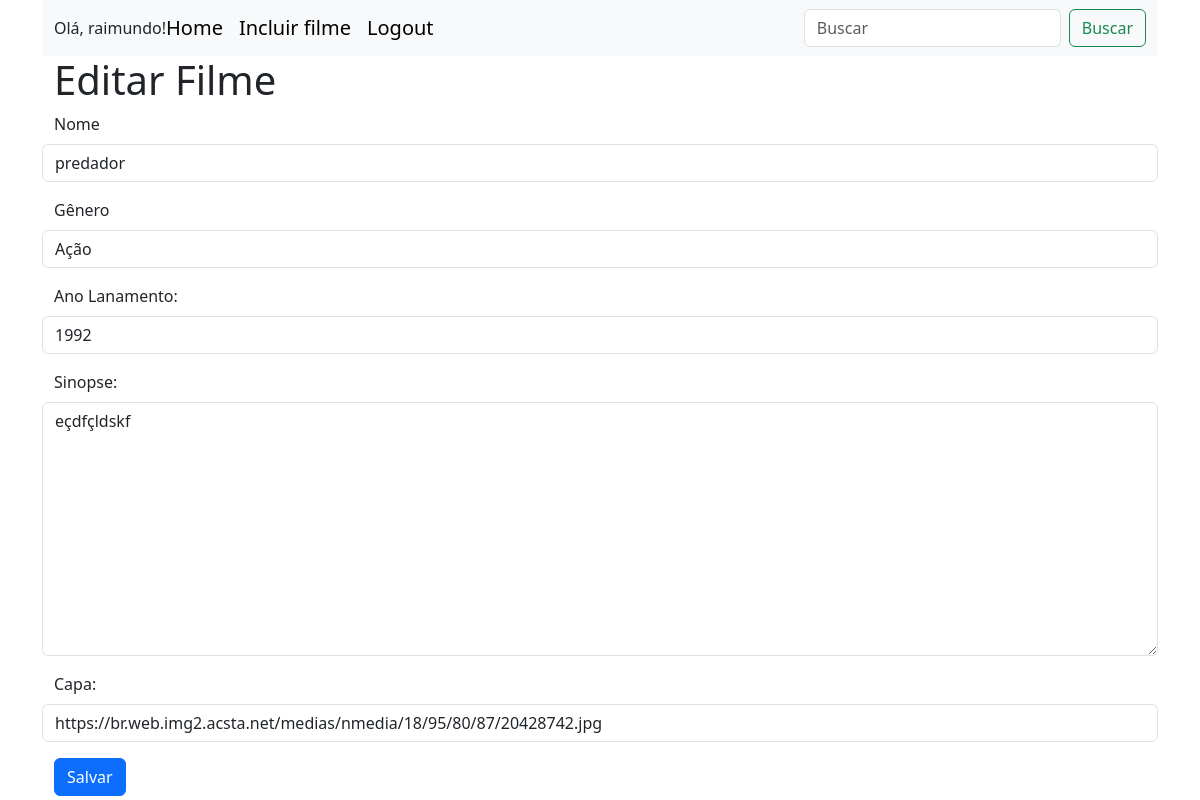
The app's page /edit_filmes/2 (signed in), older data.
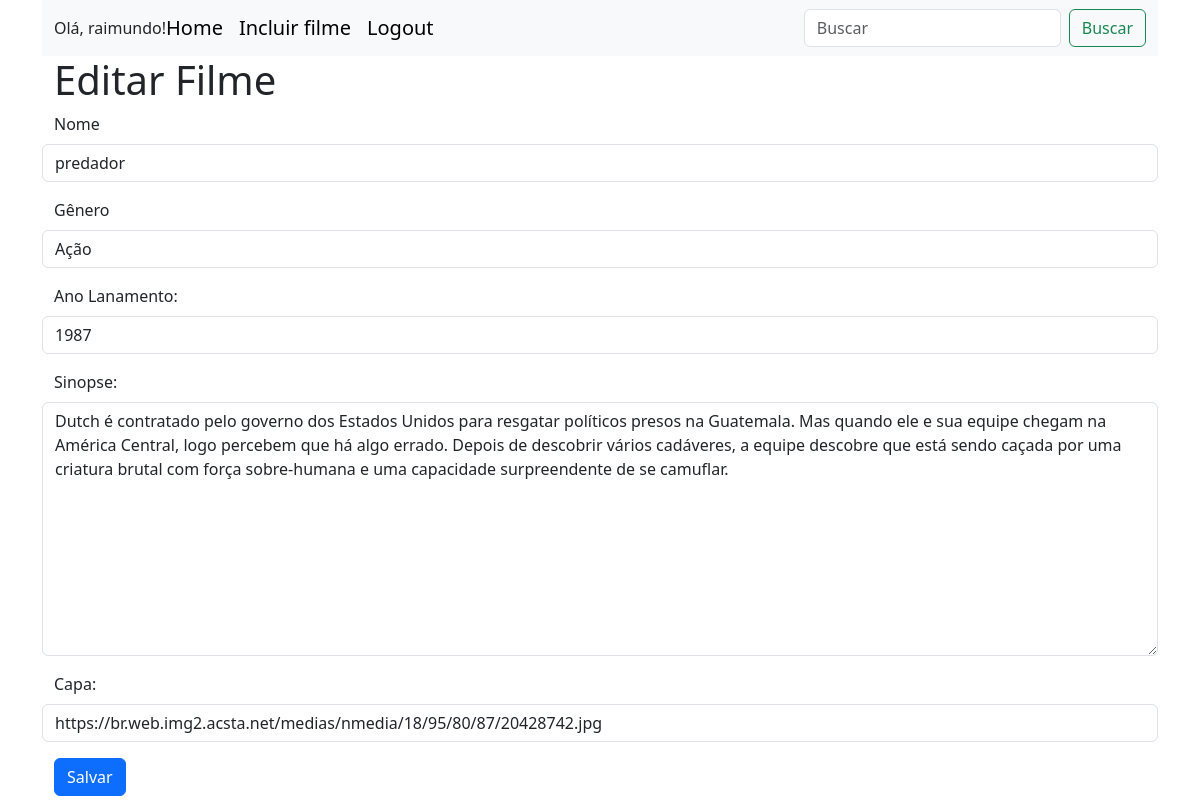
The same page, newer data.
### apps/filmes/models.py (models this page shows, shortened)
class Filme(models.Model):
    id_filme = models.AutoField(primary_key=True)
    nome = models.TextField(max_length=100)
    genero = models.TextField(max_length=50)
    ano_lancamento = models.IntegerField()
    Sinopse = models.TextField(max_length=250)
    capa = models.URLField()

### apps/filmes/views.py (the view)
def edit_filmes (request, id_filme):
    filme = get_object_or_404(Filme, pk=id_filme)
    if request.method == 'POST':
        form = FilmeForm(request.POST, instance=filme)
        if form.is_valid():
            form.save()
            messages.success(request, 'Filme editado com sucesso!')
            return redirect('cadastro_filmes:lista')  # Redireciona para a lista de filmes após a edição
    else:
        form = FilmeForm(instance=filme)
    return render(request, 'edit_filmes.html', {'form': form, 'id_filme': id_filme})

### templates/edit_filmes.html (shortened to what this page needs)
{% extends 'base.html' %}
{% block content %}
  <div class="container">
        <h1 class="titulo">  Editar Filme</h1>
        <form action="{% url 'cadastro_filmes:edit_filmes' id_filme %}" method="post">
          {% for field in form.visible_fields %}
          <div class="row mb-3">
              <label class="form-label" for="{{ field.id_for_label }}">{{ field.label }}</label>
              {{ field }}
          </div>
          {% endfor %}
          <button class="btn btn-primary" type="submit">Salvar</button>
      </form>
  </div>
{% endblock %}

### templates/base.html (shortened to what this page needs)
<!DOCTYPE html>
<html lang="en">
<head>
    <link rel="stylesheet" href="https://cdn.jsdelivr.net/npm/bootstrap@5.3.0/dist/css/bootstrap.min.css">
    <link rel="stylesheet" href="https://cdn.jsdelivr.net/npm/bootstrap-icons@1.10.5/font/bootstrap-icons.css">
  </head>
<body>
    <div class="container">
        <header>
            <nav class="navbar navbar-expand-lg bg-body-tertiary">
                <div class="container-fluid">
                  {% if user.is_authenticated%}
                  Olá, {{ user }}!
                  <a class="navbar-brand" href="{% url 'cadastro_filmes:slider' %}">Home</a>
                  <a class="navbar-brand" href="{% url 'cadastro_filmes:cadastro' %}">Incluir filme</a>
                  <a class="navbar-brand" href="{% url 'cadastro_usuarios:sair'%}">Logout</a>
                  {% endif %}
                  <div class="collapse navbar-collapse" id="navbarSupportedContent">
                    <form class="d-flex" role="search">
                      <input class="form-control me-2" type="search" placeholder="Buscar" aria-label="Search">
                     <button class="btn btn-outline-success" type="submit">Buscar</button>
                    </form>
                  </div>
                </div>
              </nav>
        </header>
        <main>
            {% block content %}{% endblock %}
        </main>
    </body>
</html>

Row changes from the older to the newer data that the page shows:
changed Filme "predador": ano_lancamento "1992" → "1987"; Sinopse "eçdfçldskf" → "Dutch é contratado pelo governo dos Estados Unidos para resgatar políticos presos na Guatemala. Mas quando ele e sua equipe chegam na América Central, logo percebem que há algo errado. Depois de descobrir vários cadáveres, a equipe descobre que está sendo caçada por uma criatura brutal com força sobre-humana e uma capacidade surpreendente de se camuflar."
